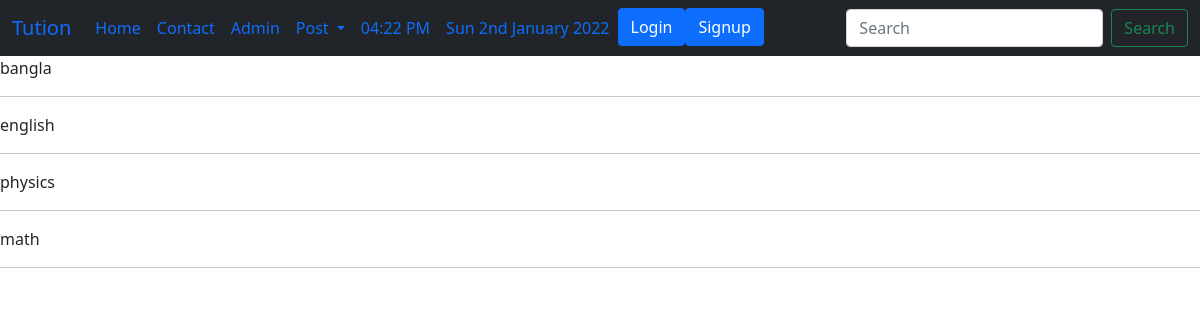
The page /tuition/subjects/ on the database its author committed.
### tuition/models.py (models this page shows, shortened)
class Subject(models.Model):
    name = models.CharField(max_length=100)

### tuition/views.py (the view)
# urls.py: path('subjects/',subview,name="subject"),
def subview(request):
    sub = Subject.objects.all()
    return render(request, 'tuition/subjectview.html', {'sub':sub})

### templates/tuition/subjectview.html
{% extends 'basic.html' %}
{% block body %}
{% for p in sub %}
{{p.name}} <br>
<hr>
{% endfor %}
{% endblock body %}

### rows shown on the page
Subject: name "bangla"
Subject: name "english"
Subject: name "physics"
Subject: name "math"
